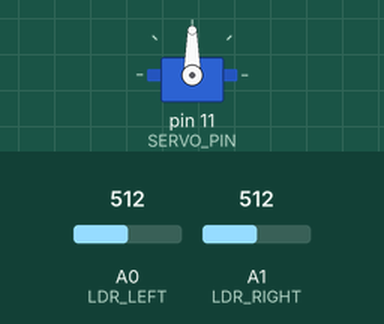
Recording of a sketch running on a simulated Arduino Uno, built with avr-gcc and run on an emulated ATmega328P. On the bench: servo. Inputs (shaded band) come from the test bench; at power-on: A0 (LDR_LEFT) = 512, A1 (LDR_RIGHT) = 512.

Above: at 2.2 s.
2.3 s: A0 (LDR_LEFT) set to 540
At 3.45 s:
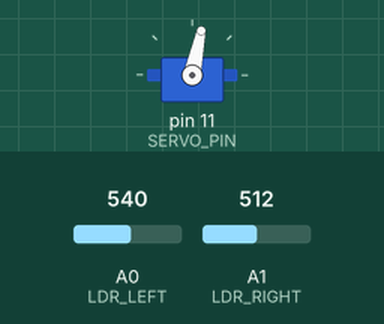
5.3 s: A0 (LDR_LEFT) set to 306
8.3 s: A1 (LDR_RIGHT) set to 324
At 9.47 s:
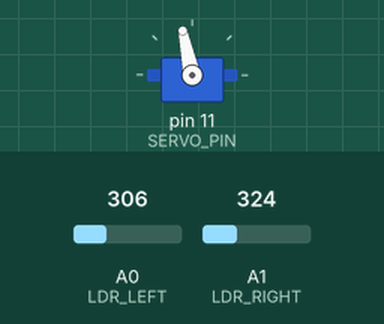
11.3 s: A1 (LDR_RIGHT) set to 308
At 11.3 s:
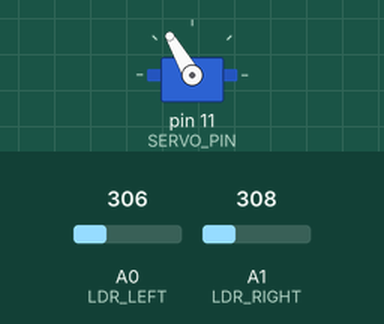
12.8 s: A0 (LDR_LEFT) set to 287
At 14.78 s:
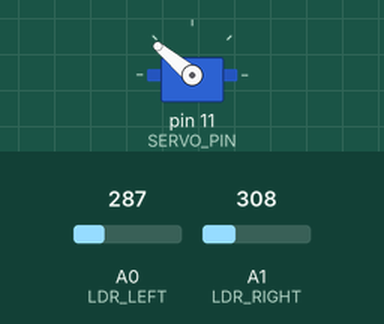
15.8 s: A0 (LDR_LEFT) set to 511
Timing chart, 0 to 26.4 s (numbered marks = the images above; inputs shaded):
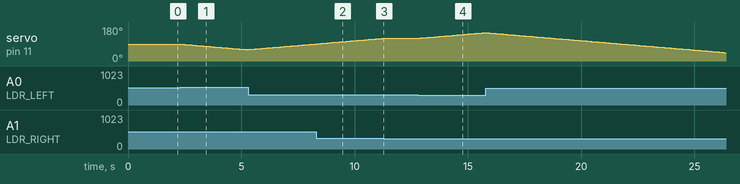

The sketch:

Solar_Tracker.ino
```cpp
#include <Servo.h>

// Pin definitions
#define LDR_LEFT A0
#define LDR_RIGHT A1
#define SERVO_PIN 11

// Constants
#define ERROR_MARGIN 10
#define STEP_SIZE 1
#define DELAY_MS 100

// Variables
int servoPosition = 90; // Start from center
Servo solarServo;

void setup()
{
    solarServo.attach(SERVO_PIN);
    solarServo.write(servoPosition);
    delay(1000);
}

void loop()
{
    int ldrLeft = analogRead(LDR_LEFT);
    int ldrRight = analogRead(LDR_RIGHT);

    int difference = abs(ldrLeft - ldrRight);

    if (difference > ERROR_MARGIN)
    {
        if (ldrLeft > ldrRight)
        {
            servoPosition -= STEP_SIZE;
        }
        else
        {
            servoPosition += STEP_SIZE;
        }

        // Limit servo range between 0 and 180
        servoPosition = constrain(servoPosition, 0, 180);
        solarServo.write(servoPosition);
    }

    delay(DELAY_MS);
}
```

Measured:
- the behaviour switches between 522 and 523 on A0 (LDR_LEFT) (found by bisection; images 0 and 1)
- the behaviour switches between 317 and 316 on A1 (LDR_RIGHT) (found by bisection; images 2 and 3)
- the behaviour switches between 298 and 297 on A0 (LDR_LEFT) (found by bisection; images 3 and 4)
- after the input at 2.3 s, servo on pin 11 (SERVO_PIN): moves from 90° to 60° over 2.9 s, starting at once
- after the input at 11.3 s, servo on pin 11 (SERVO_PIN): stays 120° (without the input it goes to 121° after 0.03 s)
- after the input at 12.8 s, servo on pin 11 (SERVO_PIN): moves from 120° to 150° over 2.9 s, starting at once
